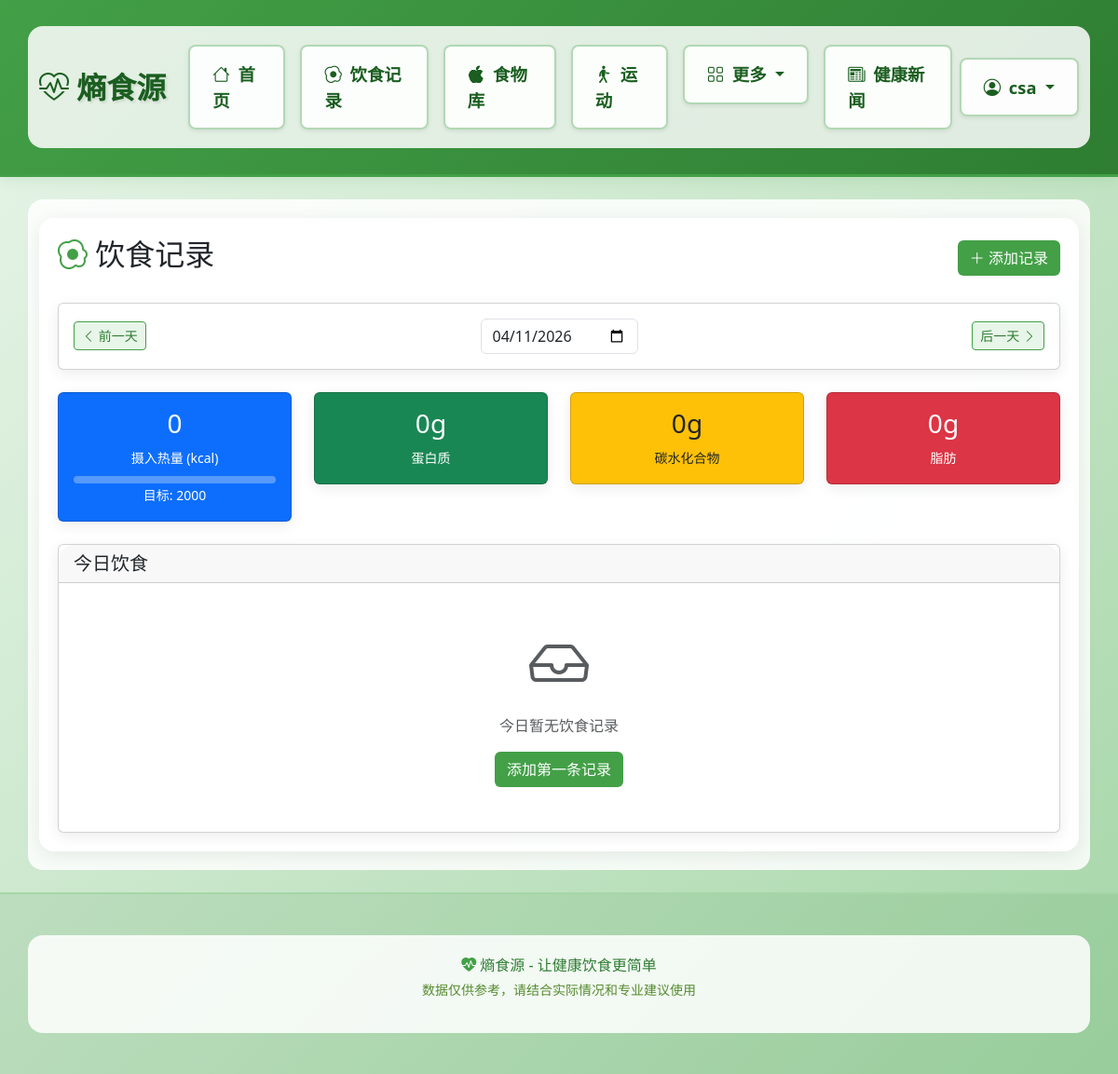
Page /diet (signed in) on the earlier database version.
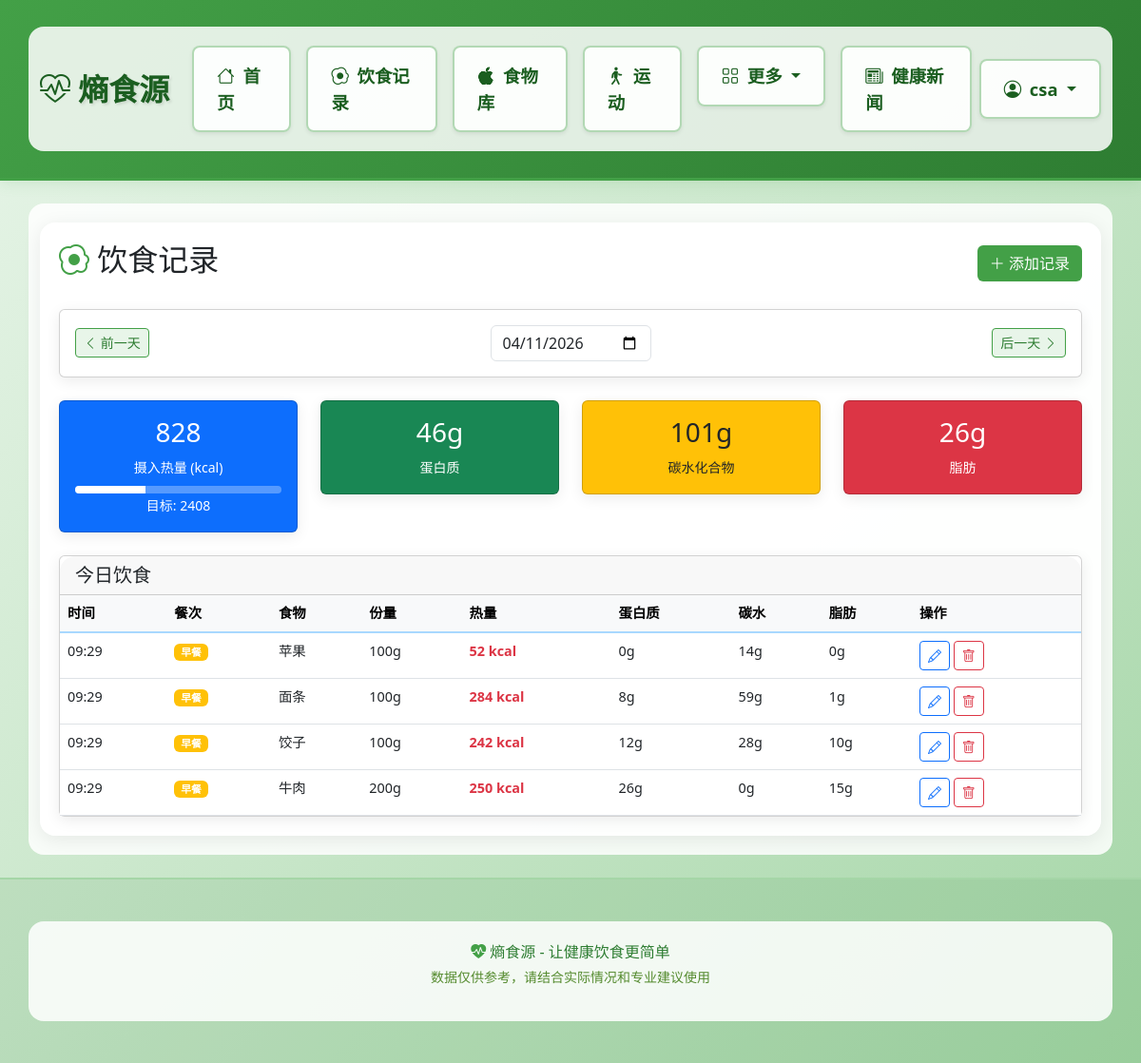
Same page on the later database version.
### models.py (models this page shows, shortened)
class User(UserMixin, db.Model):
    __tablename__ = 'users'
    id = db.Column(db.Integer, primary_key=True)
    username = db.Column(db.String(80), unique=True, nullable=False)
    email = db.Column(db.String(120), unique=True, nullable=False)
    password_hash = db.Column(db.String(255), nullable=False)
    created_at = db.Column(db.DateTime, default=datetime.utcnow)
    age = db.Column(db.Integer, default=25)
    gender = db.Column(db.String(10), default='male')  # male, female
    height = db.Column(db.Float, default=170.0)  # cm
    weight = db.Column(db.Float, default=65.0)  # kg
    activity_level = db.Column(db.String(20), default='moderate')  # sedentary, light, moderate, active, very_active
    goal = db.Column(db.String(20), default='maintain')  # lose, maintain, gain
    target_calories = db.Column(db.Float, default=2000)
    target_protein = db.Column(db.Float, default=100)
    target_carbs = db.Column(db.Float, default=250)
    target_fat = db.Column(db.Float, default=65)
    food_records = db.relationship('FoodRecord', backref='user', lazy=True, cascade='all, delete-orphan')
    exercise_records = db.relationship('ExerciseRecord', backref='user', lazy=True, cascade='all, delete-orphan')
    weight_records = db.relationship('WeightRecord', backref='user', lazy=True, cascade='all, delete-orphan')
    sleep_records = db.relationship('SleepRecord', backref='user', lazy=True, cascade='all, delete-orphan')

class FoodRecord(db.Model):
    __tablename__ = 'food_records'
    id = db.Column(db.Integer, primary_key=True)
    user_id = db.Column(db.Integer, db.ForeignKey('users.id'), nullable=False)
    food_id = db.Column(db.Integer, db.ForeignKey('foods.id'))
    food_name = db.Column(db.String(100), nullable=False)
    quantity = db.Column(db.Float, default=100)  # 克数
    meal_type = db.Column(db.String(20))  # breakfast, lunch, dinner, snack
    calories = db.Column(db.Float, default=0)
    protein = db.Column(db.Float, default=0)
    carbs = db.Column(db.Float, default=0)
    fat = db.Column(db.Float, default=0)
    fiber = db.Column(db.Float, default=0)
    input_method = db.Column(db.String(20))  # photo, text, voice, barcode
    photo_url = db.Column(db.String(255))
    date = db.Column(db.Date, default=date.today)
    time = db.Column(db.Time, default=datetime.now().time)
    created_at = db.Column(db.DateTime, default=datetime.utcnow)
    food = db.relationship('Food', backref='records')

### app.py (the view)
@app.route('/diet')
@login_required
def diet():
    record_date = request.args.get('date', date.today().isoformat())
    try:
        target_date = datetime.strptime(record_date, '%Y-%m-%d').date()
    except:
        target_date = date.today()
    records = FoodRecord.query.filter_by(user_id=current_user.id, date=target_date).order_by(FoodRecord.time).all()
    total_calories = sum(r.calories for r in records)
    total_protein = sum(r.protein for r in records)
    total_carbs = sum(r.carbs for r in records)
    total_fat = sum(r.fat for r in records)
    return render_template('diet.html',
                         records=records,
                         target_date=target_date,
                         total_calories=total_calories,
                         total_protein=total_protein,
                         total_carbs=total_carbs,
                         total_fat=total_fat,
                         target_calories=current_user.target_calories)

### app.py (called while the page is built)
@login_manager.user_loader
def load_user(user_id):
    return User.query.get(int(user_id))

@app.context_processor
def inject_variables():
    life_expectancy_bonus = 0
    return dict(
        life_expectancy_bonus=life_expectancy_bonus,
        timedelta=timedelta
    )

### templates/diet.html (shortened to what this page needs)
{% extends "base.html" %}
{% block content %}
<div class="d-flex justify-content-between align-items-center mb-4">
    <h2><i class="bi bi-egg-fried" style="color: #43a047;"></i> 饮食记录</h2>
    <a href="{{ url_for('add_diet_record') }}" class="btn" style="background: #43a047; color: white;">
        <i class="bi bi-plus-lg"></i> 添加记录
    </a>
</div>
<div class="card mb-4">
    <div class="card-body">
        <div class="d-flex justify-content-between align-items-center">
            <a href="{{ url_for('diet', date=(target_date - timedelta(days=1)).isoformat()) }}" class="btn btn-sm" style="background: #e8f5e9; color: #2e7d32; border: 1px solid #43a047;">
                <i class="bi bi-chevron-left"></i> 前一天
            </a>
            <h4 class="mb-0">
                <input type="date" class="form-control d-inline-block" style="width: auto;"
                       value="{{ target_date.isoformat() }}"
                       onchange="window.location.href='{{ url_for('diet') }}?date=' + this.value">
            </h4>
            <a href="{{ url_for('diet', date=(target_date + timedelta(days=1)).isoformat()) }}" class="btn btn-sm" style="background: #e8f5e9; color: #2e7d32; border: 1px solid #43a047;">
                后一天 <i class="bi bi-chevron-right"></i>
            </a>
        </div>
    </div>
</div>
<div class="row mb-4">
    <div class="col-md-3">
        <div class="card bg-primary text-white">
            <div class="card-body text-center">
                <h3>{{ total_calories|int }}</h3>
                <small>摄入热量 (kcal)</small>
                <div class="progress mt-2" style="height: 8px; background: rgba(255,255,255,0.3);">
                    <div class="progress-bar bg-white" style="width: {{ (total_calories / target_calories * 100)|round|int if target_calories > 0 else 0 }}%"></div>
                </div>
                <small>目标: {{ target_calories|int }}</small>
            </div>
        </div>
    </div>
    <div class="col-md-3">
        <div class="card bg-success text-white">
            <div class="card-body text-center">
                <h3>{{ total_protein|int }}g</h3>
                <small>蛋白质</small>
            </div>
        </div>
    </div>
    <div class="col-md-3">
        <div class="card bg-warning text-dark">
            <div class="card-body text-center">
                <h3>{{ total_carbs|int }}g</h3>
                <small>碳水化合物</small>
            </div>
        </div>
    </div>
    <div class="col-md-3">
        <div class="card bg-danger text-white">
            <div class="card-body text-center">
                <h3>{{ total_fat|int }}g</h3>
                <small>脂肪</small>
            </div>
        </div>
    </div>
</div>
<div class="card">
    <div class="card-header">
        <h5 class="mb-0">今日饮食</h5>
    </div>
    <div class="card-body p-0">
        {% if records %}
        <div class="table-responsive">
            <table class="table table-hover mb-0">
                <thead class="table-light">
                    <tr>
                        <th>时间</th>
                        <th>餐次</th>
                        <th>食物</th>
                        <th>份量</th>
                        <th>热量</th>
                        <th>蛋白质</th>
                        <th>碳水</th>
                        <th>脂肪</th>
                        <th>操作</th>
                    </tr>
                </thead>
                <tbody>
                    {% for record in records %}
                    <tr id="record-{{ record.id }}">
                        <td>{{ record.time.strftime('%H:%M') if record.time else '--:--' }}</td>
                        <td>
                            <span class="badge bg-{{ 'warning' if record.meal_type == 'breakfast' else 'success' if record.meal_type == 'lunch' else 'danger' if record.meal_type == 'dinner' else 'secondary' }}">
                                {{ {'breakfast': '早餐', 'lunch': '午餐', 'dinner': '晚餐', 'snack': '零食'}.get(record.meal_type, '其他') }}
                            </span>
                        </td>
                        <td>{{ record.food_name }}</td>
                        <td>{{ record.quantity|int }}g</td>
                        <td class="text-danger fw-bold">{{ record.calories|int }} kcal</td>
                        <td>{{ record.protein|int }}g</td>
                        <td>{{ record.carbs|int }}g</td>
                        <td>{{ record.fat|int }}g</td>
                        <td>
                            <button class="btn btn-sm btn-outline-primary" onclick="editRecord({{ record.id }}, '{{ record.food_name }}', {{ record.quantity }}, {{ record.calories }}, {{ record.protein }}, {{ record.carbs }}, {{ record.fat }}, '{{ record.meal_type }}')" title="编辑">
                                <i class="bi bi-pencil"></i>
                            </button>
                            <button class="btn btn-sm btn-outline-danger" onclick="deleteRecord({{ record.id }}, '{{ record.food_name }}')" title="删除">
                                <i class="bi bi-trash"></i>
                            </button>
                        </td>
                    </tr>
                    {% endfor %}
                </tbody>
            </table>
        </div>
        {% else %}
        <div class="text-center py-5 text-muted">
            <i class="bi bi-inbox display-3"></i>
            <p class="mt-3">今日暂无饮食记录</p>
            <a href="{{ url_for('add_diet_record') }}" class="btn" style="background: #43a047; color: white;">添加第一条记录</a>
        </div>
        {% endif %}
    </div>
</div>
{% endblock %}

### templates/base.html (shortened to what this page needs)
<!DOCTYPE html>
<html lang="zh-CN">
<head>
    <link rel="stylesheet" href="{{ url_for('static', filename='css/style.css') }}">
    <link href="https://cdn.jsdelivr.net/npm/bootstrap@5.3.0/dist/css/bootstrap.min.css" rel="stylesheet">
    <link href="https://cdn.jsdelivr.net/npm/bootstrap-icons@1.11.0/font/bootstrap-icons.css" rel="stylesheet">
</head>
<body>
    <nav class="navbar navbar-expand-lg navbar-light" style="background: linear-gradient(135deg, #e8f5e9 0%, #c8e6c9 50%, #a5d6a7 100%); border-bottom: 3px solid #43a047; box-shadow: 0 2px 15px rgba(67, 160, 71, 0.15);">
        <div class="container">
            <a class="navbar-brand fw-bold" href="{{ url_for('index') }}" style="color: #1b5e20; font-size: 2rem;">
                <i class="bi bi-heart-pulse"></i> <span style="font-weight: 800; text-shadow: 2px 2px 3px rgba(0,0,0,0.1);">熵食源</span>
            </a>
            <div class="collapse navbar-collapse" id="navbarNav">
                <ul class="navbar-nav me-auto">
                    <li class="nav-item">
                        <a class="nav-link px-4 py-3 rounded-3 mx-2 shadow-sm" href="{{ url_for('index') }}" style="color: #1b5e20; font-weight: 800; font-size: 1.15rem; background: rgba(255,255,255,0.9); border: 2px solid rgba(67, 160, 71, 0.4);"><i class="bi bi-house me-1"></i> 首页</a>
                    </li>
                    {% if current_user.is_authenticated %}
                    <li class="nav-item">
                        <a class="nav-link px-4 py-3 rounded-3 mx-2 shadow-sm" href="{{ url_for('diet') }}" style="color: #1b5e20; font-weight: 800; font-size: 1.15rem; background: rgba(255,255,255,0.9); border: 2px solid rgba(67, 160, 71, 0.4);"><i class="bi bi-egg-fried me-1"></i> 饮食记录</a>
                    </li>
                    <li class="nav-item">
                        <a class="nav-link px-4 py-3 rounded-3 mx-2 shadow-sm" href="{{ url_for('foods') }}" style="color: #1b5e20; font-weight: 800; font-size: 1.15rem; background: rgba(255,255,255,0.9); border: 2px solid rgba(67, 160, 71, 0.4);"><i class="bi bi-apple me-1"></i> 食物库</a>
                    </li>
                    <li class="nav-item">
                        <a class="nav-link px-4 py-3 rounded-3 mx-2 shadow-sm" href="{{ url_for('exercise') }}" style="color: #1b5e20; font-weight: 800; font-size: 1.15rem; background: rgba(255,255,255,0.9); border: 2px solid rgba(67, 160, 71, 0.4);"><i class="bi bi-person-walking me-1"></i> 运动</a>
                    </li>
                    <li class="nav-item dropdown">
                        <a class="nav-link px-4 py-3 rounded-3 mx-2 shadow-sm dropdown-toggle" href="#" data-bs-toggle="dropdown" style="color: #1b5e20; font-weight: 800; font-size: 1.15rem; background: rgba(255,255,255,0.9); border: 2px solid rgba(67, 160, 71, 0.4);">
                            <i class="bi bi-grid me-1"></i> 更多
                        </a>
                    </li>
                    {% endif %}
                    <li class="nav-item">
                        <a class="nav-link px-4 py-3 rounded-3 mx-2 shadow-sm" href="{{ url_for('news') }}" style="color: #1b5e20; font-weight: 800; font-size: 1.15rem; background: rgba(255,255,255,0.9); border: 2px solid rgba(67, 160, 71, 0.4);"><i class="bi bi-newspaper me-1"></i> 健康新闻</a>
                    </li>
                </ul>
                <ul class="navbar-nav">
                    {% if current_user.is_authenticated %}
                    <li class="nav-item dropdown">
                        <a class="nav-link px-4 py-3 rounded-3 dropdown-toggle shadow-sm" href="#" data-bs-toggle="dropdown" style="color: #1b5e20; font-weight: 800; font-size: 1.15rem; background: rgba(255,255,255,0.9); border: 2px solid rgba(67, 160, 71, 0.4);">
                            <i class="bi bi-person-circle me-1"></i> {{ current_user.username }}
                        </a>
                    </li>
                    {% endif %}
                </ul>
            </div>
        </div>
    </nav>
    <main class="container my-4">
        <div style="background: rgba(255, 255, 255, 0.92); border-radius: 16px; padding: 20px; box-shadow: 0 4px 20px rgba(0, 0, 0, 0.08);">
        {% block content %}{% endblock %}
        </div>
    </main>
    <footer class="py-4 mt-4" style="background: rgba(46, 125, 50, 0.1); border-top: 2px solid #a5d6a7;">
        <div class="container text-center">
            <p class="mb-1" style="color: #2e7d32;">
                <i class="bi bi-heart-pulse-fill" style="color: #43a047;"></i> 熵食源 - 让健康饮食更简单
            </p>
            <p class="small" style="color: #558b2f;">
                数据仅供参考，请结合实际情况和专业建议使用
            </p>
        </div>
    </footer>
</body>
</html>

### static/css/style.css (style rules this page uses)
:root { --primary-color: #74b9ff; --primary-dark: #0984e3; --primary-light: #a8d8ff; --success-color: #00b894; --warning-color: #fdcb6e; --danger-color: #e17055; --info-color: #00cec9; }
body { font-family: -apple-system, BlinkMacSystemFont, "Segoe UI", Roboto, "Helvetica Neue", Arial, sans-serif; background: linear-gradient(135deg, #e8f5e9 0%, #c8e6c9 50%, #a5d6a7 100%); background-attachment: fixed; color: #2d3436; min-height: 100vh; }
.container, .container-fluid { background: rgba(255, 255, 255, 0.85); border-radius: 16px; padding: 20px; margin-top: 20px; margin-bottom: 20px; }
.navbar { box-shadow: 0 2px 10px rgba(27, 94, 32, 0.15); background: linear-gradient(135deg, #43a047, #2e7d32) !important; }
.navbar-brand { font-weight: 700; font-size: 1.5rem; }
.nav-link { font-weight: 500; transition: all 0.3s ease; }
.card { border: none; border-radius: 16px; box-shadow: 0 4px 15px rgba(0, 0, 0, 0.08); transition: transform 0.3s ease, box-shadow 0.3s ease; }
.card-header { border-radius: 16px 16px 0 0 !important; font-weight: 600; }
.progress { border-radius: 10px; }
.table { font-size: 0.9rem; }
.table thead th { font-weight: 600; border-bottom: 2px solid var(--primary-light); }
.badge { font-weight: 500; }
footer { border-top: 1px solid #c8e6c9; background: rgba(255, 255, 255, 0.9); }

Differences in the rows shown:
changed User "csa": target_calories "2000" → "2408"
added FoodRecord: time "09:29", meal_type "早餐", food_name "苹果", quantity "100", calories "52", protein "0", carbs "14", fat "0"
added FoodRecord: time "09:29", meal_type "早餐", food_name "面条", quantity "100", calories "284", protein "8", carbs "59", fat "1"
added FoodRecord: time "09:29", meal_type "早餐", food_name "饺子", quantity "100", calories "242", protein "12", carbs "28", fat "10"
added FoodRecord: time "09:29", meal_type "早餐", food_name "牛肉", quantity "200", calories "250", protein "26", carbs "0", fat "15"
Other differences:
{{ total_calories|int }}: "0" → "828"
{{ total_protein|int }}: "0" → "46"
{{ total_carbs|int }}: "0" → "101"
{{ total_fat|int }}: "0" → "26"
text no longer shown: "今日暂无饮食记录 添加第一条记录"
text now shown: "时间 餐次 食物 份量 热量 蛋白质 碳水 脂肪 操作"
